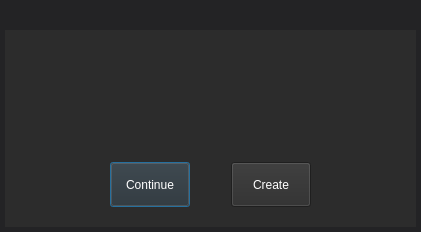
<?xml version="1.0" encoding="UTF-8"?>
<ui version="4.0">
 <class>CurLiveUI</class>
 <widget class="QDialog" name="CurLiveUI">
  <property name="geometry">
   <rect>
    <x>0</x>
    <y>0</y>
    <width>421</width>
    <height>232</height>
   </rect>
  </property>
  <property name="windowTitle">
   <string>ButelLive</string>
  </property>
  <property name="styleSheet">
   <string notr="true">background-color: rgba(35, 35, 37,255);
border-image: url(:/images/xxx_bg.png);</string>
  </property>
  <layout class="QGridLayout" name="gridLayout_2">
   <property name="leftMargin">
    <number>5</number>
   </property>
   <property name="topMargin">
    <number>0</number>
   </property>
   <property name="rightMargin">
    <number>5</number>
   </property>
   <property name="bottomMargin">
    <number>5</number>
   </property>
   <property name="verticalSpacing">
    <number>0</number>
   </property>
   <item row="1" column="0">
    <widget class="QWidget" name="widget" native="true">
     <property name="styleSheet">
      <string notr="true">background-color: rgb(44, 44, 44);</string>
     </property>
     <layout class="QGridLayout" name="gridLayout">
      <property name="bottomMargin">
       <number>20</number>
      </property>
      <item row="0" column="0">
       <layout class="QVBoxLayout" name="verticalLayout">
        <item>
         <widget class="QLabel" name="m_pLabelShowInfo">
          <property name="styleSheet">
           <string notr="true">color: rgb(255, 255, 255);
font: 75 11pt &quot;微软雅黑&quot;;</string>
          </property>
          <property name="text">
           <string/>
          </property>
          <property name="alignment">
           <set>Qt::AlignCenter</set>
          </property>
         </widget>
        </item>
        <item>
         <layout class="QHBoxLayout" name="horizontalLayout">
          <item>
           <spacer name="horizontalSpacer">
            <property name="orientation">
             <enum>Qt::Horizontal</enum>
            </property>
            <property name="sizeHint" stdset="0">
             <size>
              <width>40</width>
              <height>20</height>
             </size>
            </property>
           </spacer>
          </item>
          <item>
           <widget class="QPushButton" name="m_pBtnContinue">
            <property name="minimumSize">
             <size>
              <width>80</width>
              <height>45</height>
             </size>
            </property>
            <property name="maximumSize">
             <size>
              <width>80</width>
              <height>45</height>
             </size>
            </property>
            <property name="styleSheet">
             <string notr="true">color: rgb(255, 255, 255);
border-image: url(:/images/btn_live_bg.png);</string>
            </property>
            <property name="text">
             <string>Continue</string>
            </property>
           </widget>
          </item>
          <item>
           <spacer name="horizontalSpacer_3">
            <property name="orientation">
             <enum>Qt::Horizontal</enum>
            </property>
            <property name="sizeType">
             <enum>QSizePolicy::Fixed</enum>
            </property>
            <property name="sizeHint" stdset="0">
             <size>
              <width>35</width>
              <height>20</height>
             </size>
            </property>
           </spacer>
          </item>
          <item>
           <widget class="QPushButton" name="m_pBtnCreate">
            <property name="minimumSize">
             <size>
              <width>80</width>
              <height>45</height>
             </size>
            </property>
            <property name="maximumSize">
             <size>
              <width>80</width>
              <height>45</height>
             </size>
            </property>
            <property name="styleSheet">
             <string notr="true">color: rgb(255, 255, 255);
border-image: url(:/images/btn_live_bg.png);</string>
            </property>
            <property name="text">
             <string>Create</string>
            </property>
           </widget>
          </item>
          <item>
           <spacer name="horizontalSpacer_2">
            <property name="orientation">
             <enum>Qt::Horizontal</enum>
            </property>
            <property name="sizeHint" stdset="0">
             <size>
              <width>40</width>
              <height>20</height>
             </size>
            </property>
           </spacer>
          </item>
         </layout>
        </item>
       </layout>
      </item>
     </layout>
    </widget>
   </item>
   <item row="0" column="0">
    <widget class="TitleBar" name="m_pTitleLbl" native="true">
     <property name="sizePolicy">
      <sizepolicy hsizetype="Preferred" vsizetype="Maximum">
       <horstretch>0</horstretch>
       <verstretch>0</verstretch>
      </sizepolicy>
     </property>
     <property name="minimumSize">
      <size>
       <width>0</width>
       <height>30</height>
      </size>
     </property>
     <property name="maximumSize">
      <size>
       <width>16777215</width>
       <height>30</height>
      </size>
     </property>
    </widget>
   </item>
  </layout>
 </widget>
 <customwidgets>
  <customwidget>
   <class>TitleBar</class>
   <extends>QWidget</extends>
   <header location="global">titlebar.h</header>
   <container>1</container>
  </customwidget>
 </customwidgets>
 <resources/>
 <connections/>
</ui>
